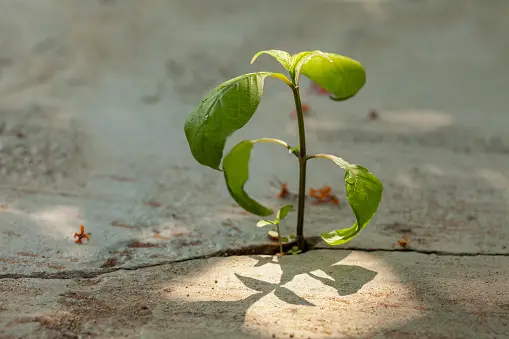
#> input picture image1.jpeg, 509 x 339 px
$ python image_processing_lecture1.py
#> lines starting #> are read from the running program, lines starting #| are printed output that depends on the picture; after the words box and inside, x2 and y2 are one past the last pixel; in counts of white or black regions, pixels touching at a corner belong together
import cv2

image1 = cv2.imread("image1.jpeg")
#> image1 is the input picture: shape (339, 509, 3); mean B, G, R 109.7, 133.5, 133.7
#This code line creates a variable image1 and assigns the value "image.jpeg" to it

cv2.imshow("Normal Image1", image1)
#This code line displays the image with a new name "Normal Image"

cv2.imshow("image1.jpeg", image1)
#This code line displays the original image

image1Gray = cv2.cvtColor(image1, cv2.COLOR_BGR2GRAY)
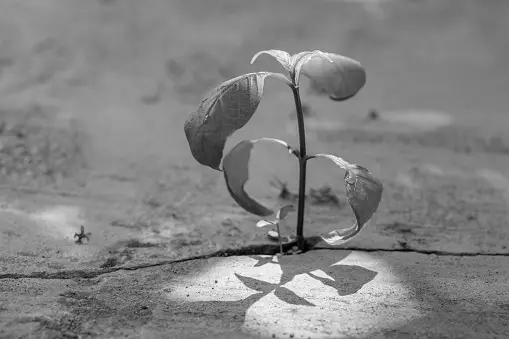
#> image1Gray: shape (339, 509); min 0, max 252, mean 130.8
cv2.imshow("Gray Image1", image1Gray)
#This code line converts the image1 to grayscale and assigns it to a new variable image1Gray
#This code line displays the greyed image with the name "Gray Image1"

image1Blur = cv2.GaussianBlur(image1, (13,13), 0)
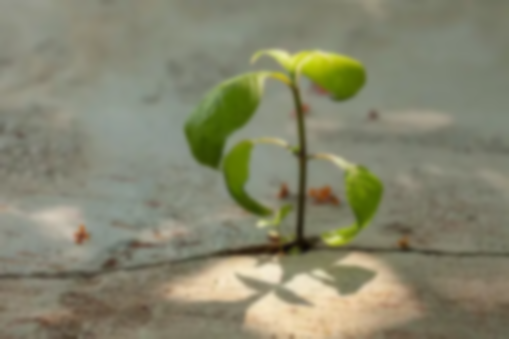
#> image1Blur: shape (339, 509, 3); mean B, G, R 109.7, 133.5, 133.7
cv2.imshow("Blurred Image1", image1Blur)
#This code line blurs the image using the gaussian blur technique,it requires that you provide the ksize and sigmaX and sigmaY - if sigmaY is not provided,it will assume the same value as sigmaX - if both values are 0,they will be calculated from the kernel size
#This line displays the blurred image with the name "Blurred Image1"

image1Canny = cv2.Canny(image1, 150, 200)
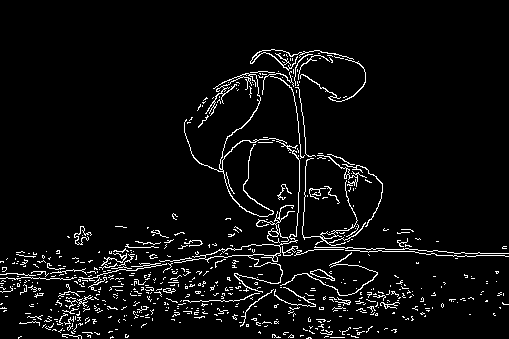
#> image1Canny: shape (339, 509); 5% white in thin lines or dots, all inside (x1, y1, x2, y2) = (0, 49, 509, 339)
cv2.imshow("Edges Image1", image1Canny)
#This code line converts the image1 to a tresh image to reveal its edges and assigns it to a new variable image1Canny
#This code line displays the treshed image with the name "Edges Image1"

print("Original Dimension:", image1.shape)
#| Original Dimension: (339, 509, 3)
image1Resize = cv2.resize(image1, [200,200])
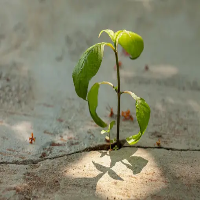
#> image1Resize: shape (200, 200, 3); mean B, G, R 109.6, 133.4, 133.6
cv2.imshow("Resized Image1", image1Resize)
print("Resized Dimension:", image1Resize.shape)
#| Resized Dimension: (200, 200, 3)
#This code line prints out the dimensions for the original image stored in the variable image1
#This code line resizes the image1 to a dsize [200,200] and assigns it to a new variable image1Resize
#This code line displays the resized image with the name "Resized Image1"
#This code line prints out the dimensions for the resized image stored in image1Resize


cv2.imwrite("Gray Image1.jpeg", image1Gray)
cv2.imwrite("Edges Image1.jpeg", image1Canny)
cv2.imwrite("Resized Image1.jpeg", image1Resize)
cv2.imwrite("Blurred Image1.jpeg", image1Blur)
cv2.waitKey(0)
#This code line saves the greyed image as "Gray Image1"
#This code line saves the Treshed image as "Edges Image1"
#This code line saves the Resized image as "Resized Image1"
#This code line saves the Blurred image as "Blurred Image1"
#This code line sets the delay for the code to run
